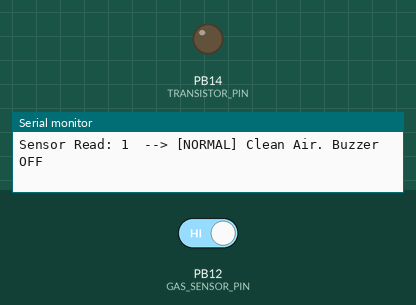
This sketch was run on a simulated STM32 Blue Pill. Parts: output pins drawn as LEDs (lit = HIGH), the last lines printed to the serial monitor. Inputs (shaded band) come from the test bench; at power-on: PB12 (GAS_SENSOR_PIN) HIGH.

Above: at 11.2 s.
11.3 s: PB12 (GAS_SENSOR_PIN) driven LOW
At 12.4 s:
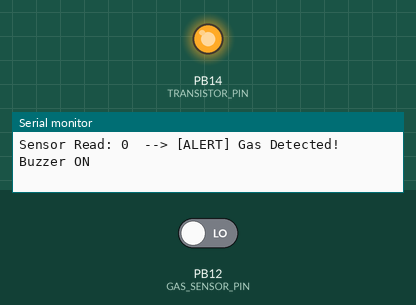
13.0 s: PB12 (GAS_SENSOR_PIN) driven HIGH
At 13.6 s:
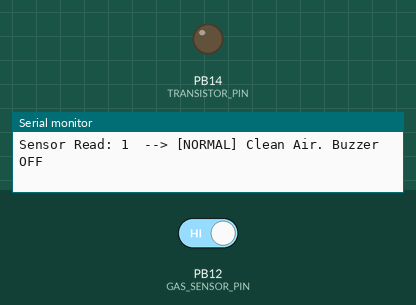
Timing chart, 0 to 16.0 s (numbered marks = the images above; inputs shaded):
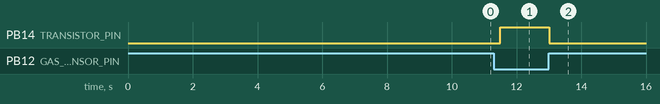

Measured:
- after the input at 11.3 s, PB14 (TRANSISTOR_PIN): LOW → HIGH after 0.20 s
- after the input at 13.0 s, PB14 (TRANSISTOR_PIN): HIGH → LOW at once

The sketch:

MQ2_Gas_Alarm.ino
```cpp
// --- Pin Definitions ---
// PB12 is 5V-tolerant on STM32F103, safe for direct DO connection
#define GAS_SENSOR_PIN  PB12
#define TRANSISTOR_PIN  PB14  // Base of NPN transistor via 1k resistor

// --- Logic Definition ---
// If the buzzer sounds in clean air, change LOW to HIGH below:
#define GAS_DETECTED    LOW

void setup() {
  Serial.begin(115200);

  // Initialize pins
  pinMode(GAS_SENSOR_PIN, INPUT_PULLUP);
  pinMode(TRANSISTOR_PIN, OUTPUT);

  // Default state: Buzzer OFF
  digitalWrite(TRANSISTOR_PIN, LOW);

  Serial.println("=================================");
  Serial.println("  STM32 MQ-2 Gas Alarm Started   ");
  Serial.println("=================================");

  // Stabilization pause (heater warm-up)
  Serial.println("Warming up sensor coil (10s)...");
  delay(10000);
  Serial.println("System ready. Monitoring...");
}

void loop() {
  int gasState = digitalRead(GAS_SENSOR_PIN);

  // Live debug print: prints 0 or 1
  Serial.print("Sensor Read: ");
  Serial.print(gasState);

  if (gasState == GAS_DETECTED) {
    digitalWrite(TRANSISTOR_PIN, HIGH); // Buzzer ON
    Serial.println("  --> [ALERT] Gas Detected! Buzzer ON");
  } else {
    digitalWrite(TRANSISTOR_PIN, LOW);  // Buzzer OFF
    Serial.println("  --> [NORMAL] Clean Air. Buzzer OFF");
  }

  delay(300);
}
```
